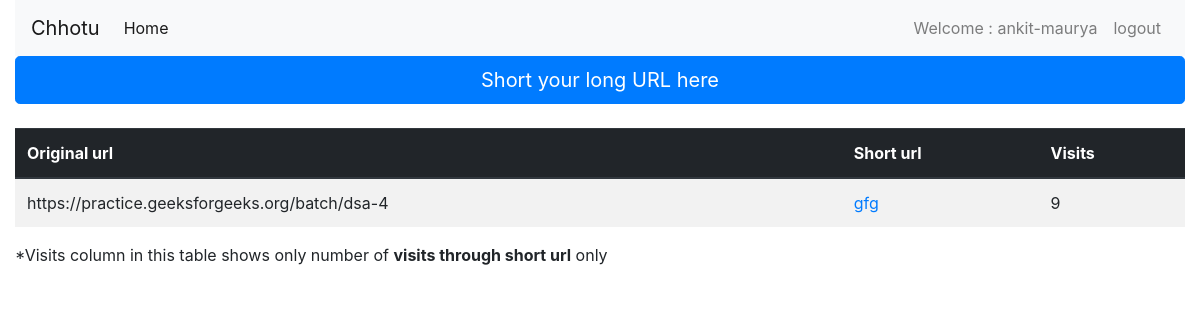
Page / (signed in) on the earlier database version.
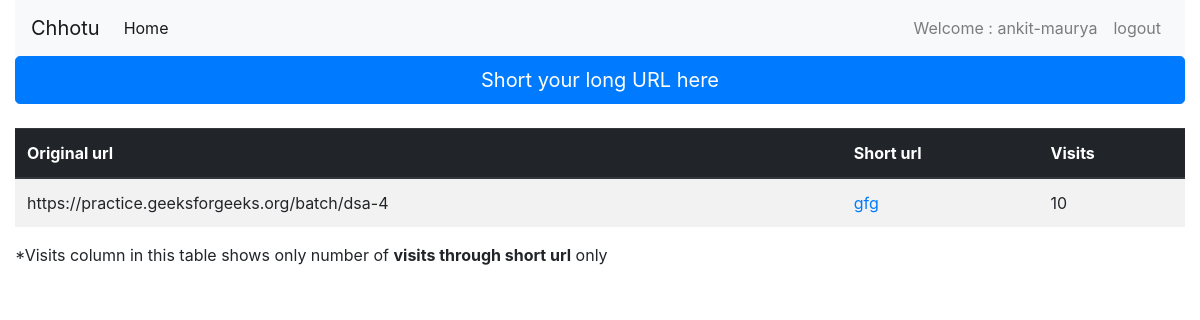
Same page on the later database version.
### main/models.py (models this page shows, shortened)
class UserShort(models.Model):
    uri = models.URLField('Enter original uri ')
    shorturi = models.CharField('save the model for shorten uri',max_length=10,null=True,blank=True)
    user = models.ForeignKey(User,on_delete=models.CASCADE)
    count = models.IntegerField(default=0)

### home/views.py (the view)
# urls.py: path('',index,name='index'),
def index(request):
    if request.user.is_authenticated:
        query = UserShort.objects.filter(user=request.user).order_by('-pk')
        context = {'query':query}
    else:
        query = shorten.objects.all().order_by('-pk')
        context = {'query':query}
    return render(request,'index.html',context)

### templates/index.html
{% extends 'base.html' %}
{% block content %}
<a href="{% url 'home:short'%}" class="btn btn-primary btn-lg btn-block mb-4">Short your long URL here</a>
<div class="table-responsive ">
    <table class="table table-striped borderless">
  <thead class="thead-dark">
    <tr>
      <th scope="col">Original url</th>
      <th scope="col">Short url</th>
      {% if user.is_authenticated %}
      <th scope="col">Visits</th>
      {%endif%}
    </tr>
  </thead>
  <tbody>
  {%for object in query%}
    <tr>
      <td>{{object.uri }}</td>
      {% if user.is_authenticated %}
      <td><a href="{{user}}/{{object.shorturi}}">{{object.shorturi}}</a></td>
      {%else%}
      <td><a href="/{{object.shorturi}}">{{object.shorturi}}</a></td>
      {%endif%}
      {% if user.is_authenticated %}
      <td>{{object.count}}</td>
      {%endif%}
    </tr>
  {%endfor%}
  </tbody>
</table>
      {% if user.is_authenticated %}
      *Visits column in this table shows only number of <b>visits through short url</b> only
      {%endif%}
</div>
 {% endblock %}

### templates/base.html (shortened to what this page needs)
{% load static %}
<!doctype html>
<html lang="en">
  <head>
    <link rel="stylesheet" href="https://maxcdn.bootstrapcdn.com/bootstrap/4.0.0/css/bootstrap.min.css">
  </head>
  <body>
    <div class="container-fluid">
      {%block navbar%}
      <nav class="navbar navbar-expand-lg navbar-light bg-light">
        <a class="navbar-brand" href="/">Chhotu</a>
        <div class="collapse navbar-collapse" id="navbarText">
          <ul class="navbar-nav mr-auto">
            <li class="nav-item active">
              <a class="nav-link" href="/">Home <span class="sr-only">(current)</span></a>
            </li>
          </ul>
          <ul class="navbar-nav ml-auto">
            <li class="nav-item">
              <a class="nav-link" href="#">Welcome : {{request.user}}</a>
            </li>
          {% if request.user.is_authenticated %}
          <li class="nav-item">
            <a class="nav-link" href="/logout/">logout</a>
          </li>
          {%endif%}
          </ul>
        </div>
      </nav>
      {%endblock%}
   {%block content%}
   {%endblock%}
  </div>
  </body>
</html>

Differences in the rows shown:
changed UserShort "https://practice.geeksforgeeks.org/batch/dsa-4": count "9" → "10"
